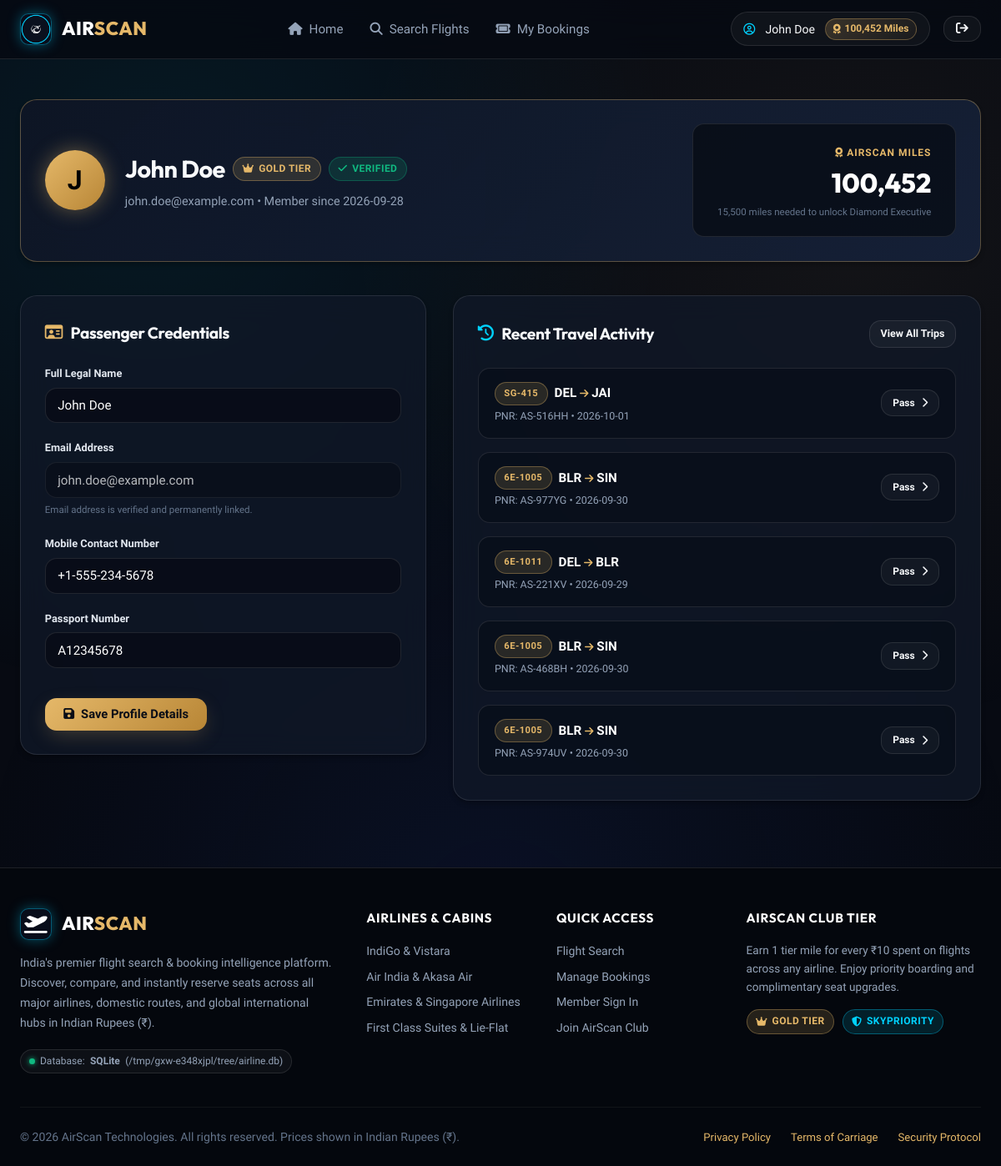
The app's page /profile (signed in), older data.
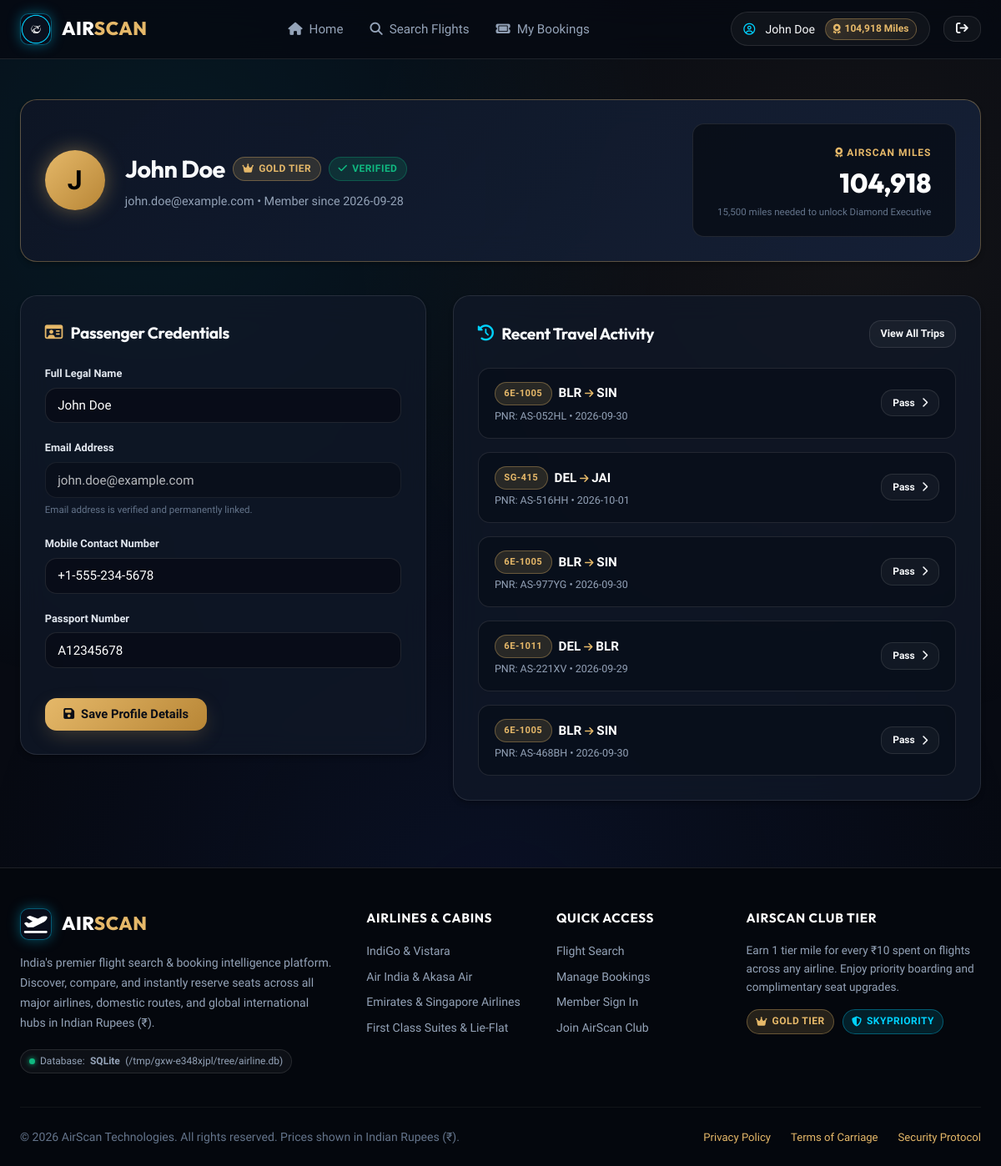
The same page, newer data.
### tables this page shows
CREATE TABLE users (
    id INTEGER PRIMARY KEY AUTOINCREMENT,
    full_name TEXT NOT NULL,
    email TEXT NOT NULL UNIQUE,
    password_hash TEXT NOT NULL,
    phone TEXT,
    passport_number TEXT,
    is_verified INTEGER DEFAULT 0,
    verification_code TEXT,
    verification_expiry TEXT,
    role TEXT DEFAULT 'passenger',
    miles INTEGER DEFAULT 12500,
    created_at TEXT DEFAULT CURRENT_TIMESTAMP
);

CREATE TABLE bookings (
    id INTEGER PRIMARY KEY AUTOINCREMENT,
    booking_reference TEXT NOT NULL UNIQUE,
    user_id INTEGER NOT NULL,
    flight_id INTEGER NOT NULL,
    trip_type TEXT DEFAULT 'One-Way',
    cabin_class TEXT NOT NULL,
    total_fare REAL NOT NULL,
    payment_status TEXT DEFAULT 'Paid',
    booking_status TEXT DEFAULT 'Confirmed',
    booking_date TEXT DEFAULT CURRENT_TIMESTAMP,
    FOREIGN KEY (user_id) REFERENCES users(id),
    FOREIGN KEY (flight_id) REFERENCES flights(id)
);

CREATE TABLE flights (
    id INTEGER PRIMARY KEY AUTOINCREMENT,
    flight_number TEXT NOT NULL UNIQUE,
    airline_name TEXT DEFAULT 'AeroLux Airways',
    origin_id INTEGER NOT NULL,
    destination_id INTEGER NOT NULL,
    departure_time TEXT NOT NULL,
    arrival_time TEXT NOT NULL,
    duration_minutes INTEGER NOT NULL,
    aircraft_model TEXT NOT NULL,
    status TEXT DEFAULT 'On Time',
    economy_price REAL NOT NULL,
    business_price REAL NOT NULL,
    first_price REAL NOT NULL,
    terminal TEXT DEFAULT 'T1',
    gate TEXT DEFAULT 'A4',
    created_at TEXT DEFAULT CURRENT_TIMESTAMP,
    FOREIGN KEY (origin_id) REFERENCES airports(id),
    FOREIGN KEY (destination_id) REFERENCES airports(id)
);

CREATE TABLE airports (
    id INTEGER PRIMARY KEY AUTOINCREMENT,
    code TEXT NOT NULL UNIQUE,
    name TEXT NOT NULL,
    city TEXT NOT NULL,
    country TEXT NOT NULL,
    timezone TEXT DEFAULT 'UTC'
);

### app.py (the view, shortened to what this page needs)
@app.route('/profile', methods=['GET', 'POST'])
@login_required
def profile():
    user = Database.execute_query("SELECT * FROM users WHERE id = %s", (session['user_id'],), fetch_one=True)
    bookings = Database.execute_query(
        """SELECT b.*, f.flight_number, orig.code as origin_code, dest.code as destination_code,
                  f.departure_time, f.arrival_time
           FROM bookings b
           JOIN flights f ON b.flight_id = f.id
           JOIN airports orig ON f.origin_id = orig.id
           JOIN airports dest ON f.destination_id = dest.id
           WHERE b.user_id = %s
           ORDER BY b.booking_date DESC LIMIT 5""",
        (session['user_id'],)
    )
    return render_template('profile.html', user=user, recent_bookings=bookings)

### app.py (called while the page is built)
def login_required(f):
    @wraps(f)
    def decorated_function(*args, **kwargs):
        if 'user_id' not in session:
            flash('Please sign in to access this page.', 'warning')
            return redirect(url_for('login', next=request.url))
        return f(*args, **kwargs)
    return decorated_function

@app.context_processor
def inject_global_data():
    current_user = None
    if 'user_id' in session:
        current_user = Database.execute_query(
            "SELECT id, full_name, email, phone, passport_number, is_verified, role, miles FROM users WHERE id = %s",
            (session['user_id'],),
            fetch_one=True
        )
    db_info = Database.get_db_info()
    return {
        'current_user': current_user,
        'db_info': db_info,
        'current_year': datetime.now().year
    }

### db.py (called while the page is built, shortened)
    @classmethod
    def determine_mode(cls):
        if cls._connection_mode:
            return cls._connection_mode

### templates/profile.html (shortened to what the changed rows need)
{% extends 'base.html' %}
{% block content %}
<div class="container" style="padding: 3rem 1.5rem 5rem;">
  <div class="card-glass" style="margin-bottom: 2.5rem; border-color: var(--border-gold); background: linear-gradient(135deg, rgba(14, 21, 37, 0.95), rgba(22, 34, 58, 0.9));">
    <div style="display: flex; justify-content: space-between; align-items: center; flex-wrap: wrap; gap: 2rem;">
      <div style="display: flex; align-items: center; gap: 1.5rem;">
        <div style="width: 72px; height: 72px; border-radius: 50%; background: linear-gradient(135deg, var(--gold-primary), var(--gold-dark)); display: flex; align-items: center; justify-content: center; color: #000; font-size: 2rem; font-weight: 800; box-shadow: 0 0 25px rgba(229, 184, 105, 0.4);">
          {{ user.full_name[0] }}
        </div>
        <div>
          <div style="display: flex; gap: 0.6rem; align-items: center; margin-bottom: 0.3rem;">
            <h1 style="font-size: 1.8rem; margin: 0;">{{ user.full_name }}</h1>
            <span class="badge badge-gold"><i class="fa-solid fa-crown"></i> Gold Tier</span>
            <span class="badge badge-success"><i class="fa-solid fa-check"></i> Verified</span>
          </div>
          <div style="color: var(--text-muted); font-size: 0.9rem;">
            {{ user.email }} • Member since {{ user.created_at[:10] if user.created_at else '2026' }}
          </div>
        </div>
      </div>
      <div style="background: rgba(7, 10, 18, 0.7); border: 1px solid var(--border-glass); border-radius: var(--radius-md); padding: 1.2rem 1.8rem; text-align: right;">
        <span style="font-size: 0.75rem; color: var(--gold-primary); text-transform: uppercase; font-weight: 700; letter-spacing: 0.08em;">
          <i class="fa-solid fa-award"></i> AirScan Miles
        </span>
        <div style="font-size: 2rem; font-family: var(--font-heading); font-weight: 800; color: #fff;">
          {{ "{:,}".format(user.miles or 0) }}
        </div>
        <div style="font-size: 0.72rem; color: var(--text-dim);">
          15,500 miles needed to unlock Diamond Executive
        </div>
      </div>
    </div>
  </div>
  <div style="display: grid; grid-template-columns: 1fr 1.3fr; gap: 2rem; align-items: start;">
    <div class="card-glass">
      <form action="{{ url_for('profile') }}" method="POST">
        <div class="form-group">
          <label>Full Legal Name</label>
          <input type="text" name="full_name" class="input-box" value="{{ user.full_name }}" required>
        </div>
        <div class="form-group">
          <label>Email Address</label>
          <input type="email" class="input-box" value="{{ user.email }}" disabled style="opacity: 0.7; cursor: not-allowed;">
          <span style="font-size: 0.72rem; color: var(--text-dim);">Email address is verified and permanently linked.</span>
        </div>
        <div class="form-group">
          <label>Mobile Contact Number</label>
          <input type="tel" name="phone" class="input-box" value="{{ user.phone or '' }}" placeholder="+1-555-0199">
        </div>
        <div class="form-group">
          <label>Passport Number</label>
          <input type="text" name="passport_number" class="input-box" value="{{ user.passport_number or '' }}" placeholder="A12345678" style="text-transform: uppercase;">
        </div>
      </form>
    </div>
    <div class="card-glass">
      {% if recent_bookings %}
        <div style="display: flex; flex-direction: column; gap: 1rem;">
          {% for rb in recent_bookings %}
            <div style="background: rgba(8, 12, 22, 0.6); border: 1px solid var(--border-glass); border-radius: var(--radius-md); padding: 1rem 1.2rem; display: flex; justify-content: space-between; align-items: center;">
              <div>
                <div style="display: flex; gap: 0.5rem; align-items: center;">
                  <span class="badge badge-gold" style="font-size: 0.7rem;">{{ rb.flight_number }}</span>
                  <strong style="color: #fff; font-size: 0.95rem;">{{ rb.origin_code }} <i class="fa-solid fa-arrow-right" style="font-size: 0.75rem; color: var(--gold-primary);"></i> {{ rb.destination_code }}</strong>
                </div>
                <div style="font-size: 0.78rem; color: var(--text-muted); margin-top: 0.2rem;">
                  PNR: {{ rb.booking_reference }} • {{ rb.departure_time[:10] }}
                </div>
              </div>
              <div>
                <a href="{{ url_for('view_ticket', reference=rb.booking_reference) }}" class="btn btn-glass" style="padding: 0.35rem 0.8rem; font-size: 0.75rem;">
                  Pass <i class="fa-solid fa-chevron-right"></i>
                </a>
              </div>
            </div>
          {% endfor %}
        </div>
      {% else %}
        <div style="text-align: center; padding: 2rem; color: var(--text-muted);">
          No travel activity recorded yet.
        </div>
      {% endif %}
    </div>
  </div>
</div>
{% endblock %}

### templates/base.html (shortened to what the changed rows need)
<!DOCTYPE html>
<html lang="en">
<head>
  <link rel="stylesheet" href="https://cdnjs.cloudflare.com/ajax/libs/font-awesome/6.5.1/css/all.min.css">
  <link rel="stylesheet" href="{{ url_for('static', filename='css/style.css') }}">
  <link rel="stylesheet" href="{{ url_for('static', filename='css/seatmap.css') }}">
  <link rel="stylesheet" href="{{ url_for('static', filename='css/boarding-pass.css') }}">
</head>
<body>
  <nav class="navbar">
    <div class="container nav-container">
      <div class="nav-actions">
        {% if current_user %}
          <a href="{{ url_for('profile') }}" class="user-badge" title="View Profile & Loyalty Tier">
            <i class="fa-regular fa-circle-user" style="color: var(--cyan-primary);"></i>
            <span>{{ current_user.full_name }}</span>
            <div class="miles-pill">
              <i class="fa-solid fa-award"></i> {{ "{:,}".format(current_user.miles or 0) }} Miles
            </div>
          </a>
          <a href="{{ url_for('logout') }}" class="btn btn-glass" style="padding: 0.45rem 0.9rem;" title="Sign Out">
            <i class="fa-solid fa-arrow-right-from-bracket"></i>
          </a>
        {% else %}
          <a href="{{ url_for('login') }}" class="btn btn-glass">Sign In</a>
          <a href="{{ url_for('register') }}" class="btn btn-primary">Join AirScan</a>
        {% endif %}
      </div>
    </div>
  </nav>
  <main>
    {% block content %}{% endblock %}
  </main>
</body>
</html>

Row changes from the older to the newer data that the page shows:
no longer on this page (row unchanged): bookings: flight_number "6E-1005", origin_code "BLR", destination_code "SIN", booking_reference "AS-974UV", departure_time "2026-09-30"
changed users "John Doe": miles "100,452" → "104,918"
added bookings: flight_number "6E-1005", origin_code "BLR", destination_code "SIN", booking_reference "AS-052HL", departure_time "2026-09-30"
